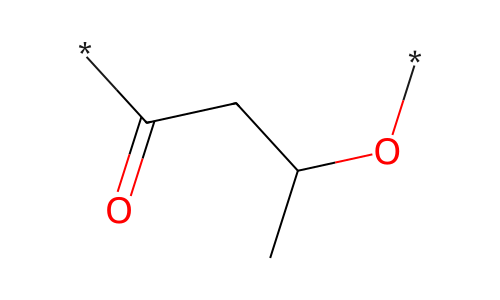
#> input picture struct_PHB_repeat.png, 500 x 300 px
$ python fig_pathway_sci.py
#> lines starting #> are read from the running program, lines starting #| are printed output that depends on the picture
"""Publication-quality (Springer-style) schematic of the engineered phaCAB + PHBV pathway.
Vector layout in matplotlib with real chemical structures rendered by RDKit (accurate labels)."""
import matplotlib; matplotlib.use('Agg')
import matplotlib.pyplot as plt
from matplotlib.patches import FancyBboxPatch, FancyArrowPatch
from matplotlib.offsetbox import OffsetImage, AnnotationBbox
import matplotlib.image as mpimg
plt.rcParams.update({'font.family':'DejaVu Sans'})

INK='#24303F'; FILL='#F4F6F8'; EDGE='#3A4A5C'
BLUE='#2C5F8A'; RUST='#A65A2E'; COF='#5A6B7B'; MEM='#9FB6C9'; PANEL='#FBF4EE'
fig,ax=plt.subplots(figsize=(13,8.6)); ax.set_xlim(0,100); ax.set_ylim(0,100); ax.axis('off')

# compartment
ax.add_patch(FancyBboxPatch((3,4),94,89,boxstyle='round,pad=0.5,rounding_size=1.8',fc='white',ec=MEM,lw=2.2))
ax.add_patch(FancyBboxPatch((3.9,4.9),92.2,87.2,boxstyle='round,pad=0.5,rounding_size=1.6',fc='none',ec=MEM,lw=0.8))
ax.text(5.5,89.3,'Cytosol',fontsize=11,style='italic',color='#4A6072',ha='left',va='center')
ax.text(50,97.3,'Engineered PHB and PHBV biosynthetic pathway',ha='center',fontsize=15,fontweight='bold',color=INK)
ax.text(50,93.7,'identical heterologous module inserted into every host model',ha='center',fontsize=10.5,style='italic',color=COF)

def node(x,y,label,sub=None,w=20,h=6.6,accent=EDGE,fill=FILL,fs=11):
    ax.add_patch(FancyBboxPatch((x-w/2,y-h/2),w,h,boxstyle='round,pad=0.2,rounding_size=1.1',fc=fill,ec=accent,lw=1.8))
    ax.text(x,y+(0.9 if sub else 0),label,ha='center',va='center',fontsize=fs,fontweight='bold',color=INK)
    if sub: ax.text(x,y-2.0,sub,ha='center',va='center',fontsize=8.2,color=COF)
def rxn(x,y1,y2,gene,ec,color,cof_left=None,cof_left2=None):
    ax.add_patch(FancyArrowPatch((x,y1),(x,y2),arrowstyle='-|>',mutation_scale=15,lw=2.0,color=INK,shrinkA=1,shrinkB=1))
    ax.text(x+2.0,(y1+y2)/2+1.1,gene,ha='left',va='center',fontsize=9.6,fontweight='bold',fontstyle='italic',color=color)
    ax.text(x+2.0,(y1+y2)/2-1.7,ec,ha='left',va='center',fontsize=8.0,color=COF)
    if cof_left: ax.text(x-2.0,(y1+y2)/2+1.1,cof_left,ha='right',va='center',fontsize=8.3,color=COF)
    if cof_left2: ax.text(x-2.0,(y1+y2)/2-1.6,cof_left2,ha='right',va='center',fontsize=8.3,color=COF)
def struct(path,x,y,zoom):
#> called with path = 'struct_PHB_repeat.png', x = 27, y = 23, zoom = 0.082
    img=mpimg.imread(path); im=OffsetImage(img,zoom=zoom)
#> in struct, img is the input picture: shape (300, 500, 4) float32; mean R, G, B, A 0.00778, 0.000284, 0.000284, 0.0128
    ab=AnnotationBbox(im,(x,y),frameon=False); ax.add_artist(ab)

# ---- PHBV shaded panel ----
ax.add_patch(FancyBboxPatch((51,17),45,70,boxstyle='round,pad=0.5,rounding_size=1.6',fc=PANEL,ec=RUST,lw=1.4,ls=(0,(6,3))))
ax.text(73.5,84.5,'PHBV copolymer extension',ha='center',fontsize=11,fontweight='bold',color=RUST)

# ---- core phaCAB column ----
cx=27
node(cx,80,'Acetyl-CoA','(2 molecules)',w=22,accent=BLUE,fill='#EAF1F7')
rxn(cx,76.6,69.4,'phaA','EC 2.3.1.9',BLUE,'− CoA')
node(cx,66,'Acetoacetyl-CoA',w=24)
rxn(cx,62.6,53.4,'phaB','EC 1.1.1.36',BLUE,'+ NADPH + H⁺','− NADP⁺')
node(cx,50,'(R)-3-Hydroxybutyryl-CoA',w=30,fs=10)
rxn(cx,46.6,39.4,'phaC','EC 2.3.1.-',BLUE,'− CoA')
node(cx,36,'PHB',w=16,accent=BLUE,fill='#D6E5F1')
ax.text(cx,30.4,'poly(3-hydroxybutyrate)',ha='center',fontsize=8.4,style='italic',color=COF)

# ---- PHBV column ----
vx=73
node(vx,80,'Propionyl-CoA','from propionate co-feed',w=24,accent=RUST,fill='#F6E7DC')
rxn(vx,76.6,65.4,'bktB','EC 2.3.1.16',RUST,'+ Acetyl-CoA','− CoA')
node(vx,62,'3-Oxovaleryl-CoA',w=24)
rxn(vx,58.6,49.4,'(reductase)','EC 1.1.1.-',RUST,'+ NADPH + H⁺','− NADP⁺')
node(vx,46,'3-Hydroxyvaleryl-CoA',w=28,fs=10)
rxn(vx,42.6,33.4,'phaC','EC 2.3.1.-',RUST,'− CoA')
node(vx,30,'PHBV',w=18,accent=RUST,fill='#F0D8C6')
ax.text(vx,25.2,'poly(3HB-co-3HV)',ha='center',fontsize=8.4,style='italic',color=COF)

# shared acetyl-CoA (dashed)
ax.add_patch(FancyArrowPatch((cx+11,80),(vx-12,71),arrowstyle='-|>',mutation_scale=12,lw=1.5,color=BLUE,ls=(0,(5,3)),connectionstyle='arc3,rad=-0.28'))
ax.text(50,83.5,'shared\nacetyl-CoA',ha='center',fontsize=8,style='italic',color=BLUE)

# central metabolism inflow
node(cx,14,'Sugars  →  glycolysis  →  pyruvate',w=44,h=5.6,accent='#9AA7B2',fill='#ECEFF2',fs=9.5)
ax.text(cx-23,10.5,'native central carbon metabolism (host-specific)',ha='left',fontsize=8,style='italic',color=COF)

# ---- chemical structures (RDKit) ----
struct('struct_PHB_repeat.png',cx,23,0.082)
ax.text(cx-6.2,23,'[',ha='center',va='center',fontsize=22,color=INK)
ax.text(cx+6.2,23,']$_n$',ha='center',va='center',fontsize=18,color=INK)
struct('struct_PHV_repeat.png',vx,21,0.082)
#> call 2 of struct, with path = 'struct_PHV_repeat.png', x = 73, y = 21, zoom = 0.082
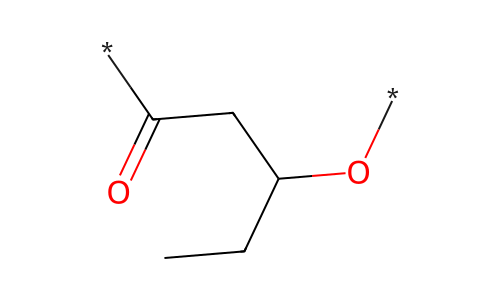
#> input picture struct_PHV_repeat.png, 500 x 300 px
#> in struct, img is the input picture: shape (300, 500, 4) float32; mean R, G, B, A 0.00647, 0.000241, 0.000241, 0.0119
ax.text(vx-6.2,21,'[',ha='center',va='center',fontsize=22,color=INK)
ax.text(vx+6.2,21,']$_n$',ha='center',va='center',fontsize=18,color=INK)

for _ext,_dpi in [('png',300),('svg',None),('pdf',None),('tiff',300)]:
    _kw={'bbox_inches':'tight'}
    if _dpi:_kw['dpi']=_dpi
    plt.savefig('./fig_pathway_sci.'+_ext,**_kw)
#> this loop made 4 passes
#> pass 1, `plt.savefig('./fig_pathway_sci.'+_ext,**_kw)`:
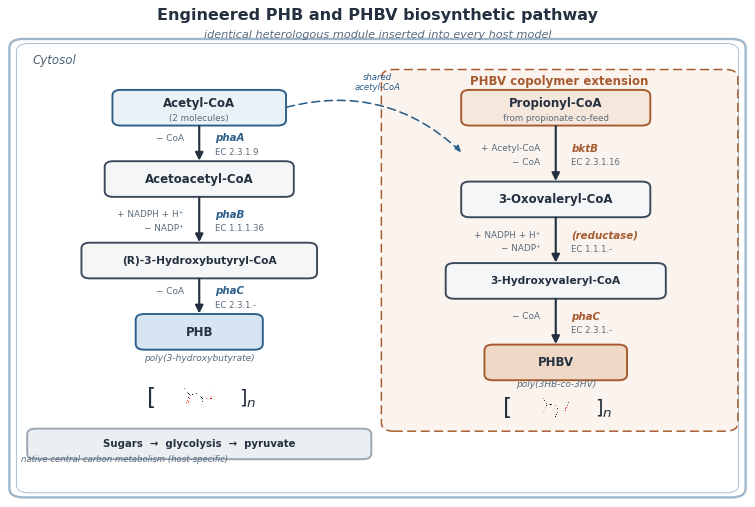
#> figure drawn by matplotlib, 1 panel
print('fig_pathway_sci exported: png svg pdf tiff')
